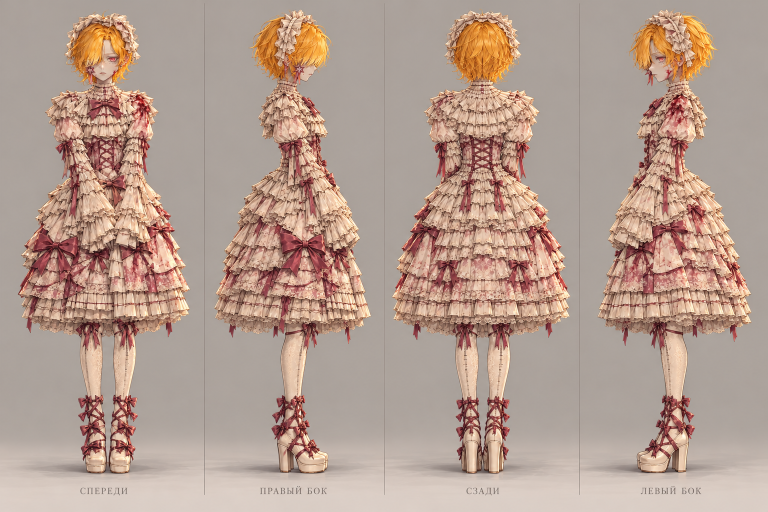
#> input picture models/doll/reconstruction/reference/turnaround.png, 1536 x 1024 px (shown at 1/2 size)
$ python build.py
#> lines starting #> are read from the running program, lines starting #| are printed output that depends on the picture; after the words box and inside, x2 and y2 are one past the last pixel; in counts of white or black regions, pixels touching at a corner belong together
### models/doll/reconstruction/seg.py
import numpy as np, cv2
from scipy import ndimage as ndi
import os
U=os.path.join(os.path.dirname(os.path.abspath(__file__)),'reference')+'/'
def fit_bg(img, mask_bg):
    h,w,_=img.shape; yy,xx=np.mgrid[0:h,0:w]; X=xx/w; Y=yy/h
    A=np.stack([np.ones_like(X),X,Y,X*X,Y*Y,X*Y,X**3,Y**3,X*X*Y,X*Y*Y],-1)
    M=A[mask_bg]; out=np.zeros_like(img,dtype=float)
    for c in range(3):
        coef,*_=np.linalg.lstsq(M,img[...,c][mask_bg],rcond=None); out[...,c]=A@coef
    return out
def segment(img, ymax=None, thr_l=13, thr_c=13, it=3):
    img=img.astype(float); h,w,_=img.shape
    bgm=np.zeros((h,w),bool); bgm[:, :12]=True; bgm[:, -12:]=True; bgm[:12,:]=True
    if ymax: bgm[ymax-30:ymax,:]=True
    for _ in range(it):
        bg=fit_bg(img,bgm)
        lab=cv2.cvtColor(np.clip(img,0,255).astype(np.uint8),cv2.COLOR_RGB2LAB).astype(float)
        labb=cv2.cvtColor(np.clip(bg,0,255).astype(np.uint8),cv2.COLOR_RGB2LAB).astype(float)
        dL=lab[...,0]-labb[...,0]; dC=np.hypot(lab[...,1]-labb[...,1],lab[...,2]-labb[...,2])
        fg=(dL>thr_l*2.55)|(dC>thr_c)|(dL<-60)
        if ymax: fg[ymax:]=False
        bgm=~ndi.binary_dilation(fg,iterations=6)
        if ymax: bgm[ymax:]=False
    fg=ndi.binary_opening(fg,iterations=1)
    lab_,n=ndi.label(fg); sizes=ndi.sum(fg,lab_,range(1,n+1))
    keep=np.zeros(n+1,bool); keep[1:]=sizes>max(60,sizes.max()*0.0015)
    fg=keep[lab_]
    fg=ndi.binary_closing(fg,iterations=2)
    fg=ndi.binary_fill_holes(fg)
    return fg,dL,dC

def refine(img, fg, ymax=None, iters=6):
    h,w=fg.shape
    m=np.full((h,w),cv2.GC_PR_BGD,np.uint8)
    near=ndi.binary_dilation(fg,iterations=25)
    m[~near]=cv2.GC_BGD
    m[fg]=cv2.GC_PR_FGD
    m[ndi.binary_erosion(fg,iterations=4)]=cv2.GC_FGD
    if ymax: m[ymax:]=cv2.GC_BGD
    bgd=np.zeros((1,65)); fgd=np.zeros((1,65))
    cv2.grabCut(np.ascontiguousarray(img[...,::-1]),m,None,bgd,fgd,iters,cv2.GC_INIT_WITH_MASK)
    out=(m==cv2.GC_FGD)|(m==cv2.GC_PR_FGD)
    lab_,n=ndi.label(out); sizes=ndi.sum(out,lab_,range(1,n+1))
    keep=np.zeros(n+1,bool); keep[1:]=sizes>max(60,sizes.max()*0.0015)
    out=ndi.binary_fill_holes(ndi.binary_opening(keep[lab_],iterations=1))
    return out

### models/doll/reconstruction/build.py
"""Rebuilds doll.glb from the reference sheets: masks -> top-camera fit -> bake.
Run from this folder: python3 build.py   (needs numpy scipy opencv-python-headless pillow trimesh)"""
import numpy as np, subprocess, sys
from PIL import Image
from seg import U, segment, refine

sheet = np.asarray(Image.open(U + 'turnaround.png').convert('RGB'))
#> sheet is the input picture: shape (1024, 1536, 3); mean R, G, B 180.7, 157.3, 144.7
for k, (a, b) in enumerate([(0, 407), (411, 767), (771, 1157), (1161, 1535)]):
    p = sheet[:, a:b + 1]
    fg, _, _ = segment(p, ymax=975, thr_l=9, thr_c=11)
    np.save(f'mask_sheet_{k}.npy', refine(p, fg, 975))
#> this loop made 4 passes
#> pass 1, `fg, _, _ = segment(p, ymax=975, thr_l=9, thr_c=11)`:
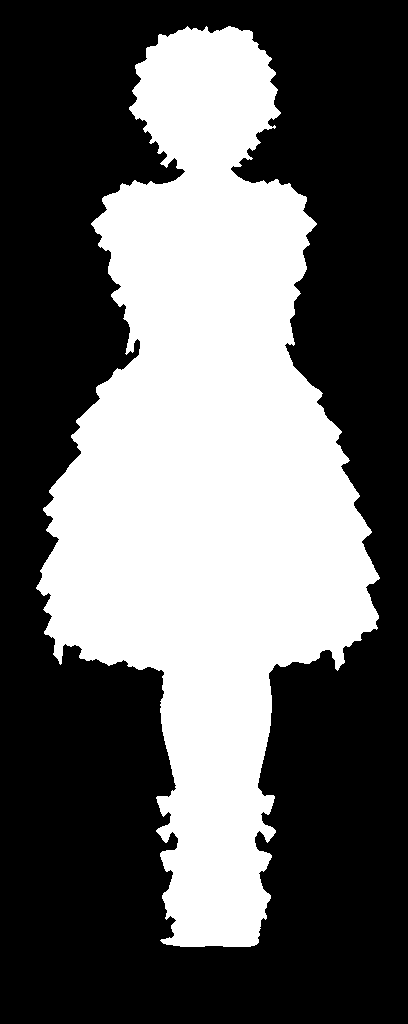
#> fg: shape (1024, 408) bool; 39.4% white; 1 white region, box (x1, y1, x2, y2) and area: (36, 26, 380, 947) 164805
top = np.asarray(Image.open(U + 'top.png').convert('RGB'))
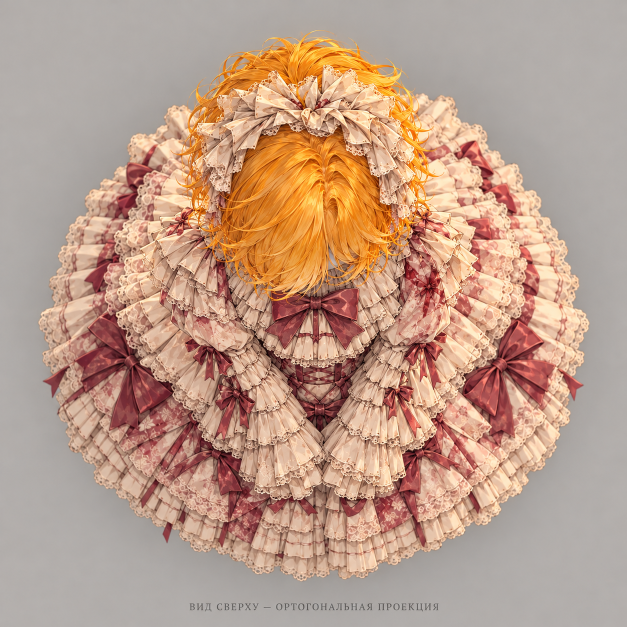
#> input picture models/doll/reconstruction/reference/top.png, 1254 x 1254 px (shown at 1/2 size)
#> top is the input picture: shape (1254, 1254, 3); mean R, G, B 188.6, 156.5, 137.6
fg, _, _ = segment(top, ymax=1195, thr_l=9, thr_c=11)
#> in segment (call 5), `bgm = np.zeros((h, w), bool)`: bgm: shape (1254, 1254) bool; every value is 0
#> in segment (call 5), `if ymax: bgm[ymax-30:ymax,:]=True`: bgm: shape (1254, 1254) bool; 5.2% white; 1 white region, box (x1, y1, x2, y2) and area: (0, 0, 1254, 1254) 81756
#> the loop in segment (call 5), `for _ in range(it):` made 3 passes
#> pass 1, in fit_bg (call 13), `yy, xx = np.mgrid[0:h, 0:w]`:
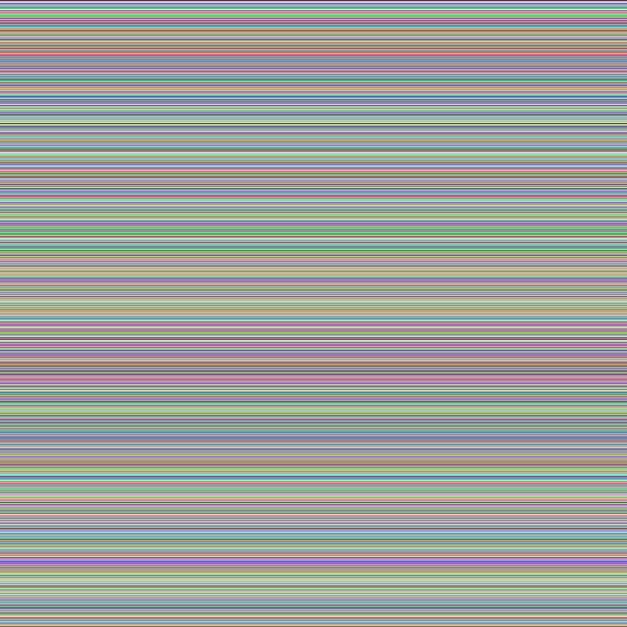
#> yy: shape (1254, 1254) int64 (shown at 1/2 size); 1254 distinct labels, from 0 to 1253; one colour per label, 0 black
#> after the loop in segment (call 5), `for _ in range(it):`:
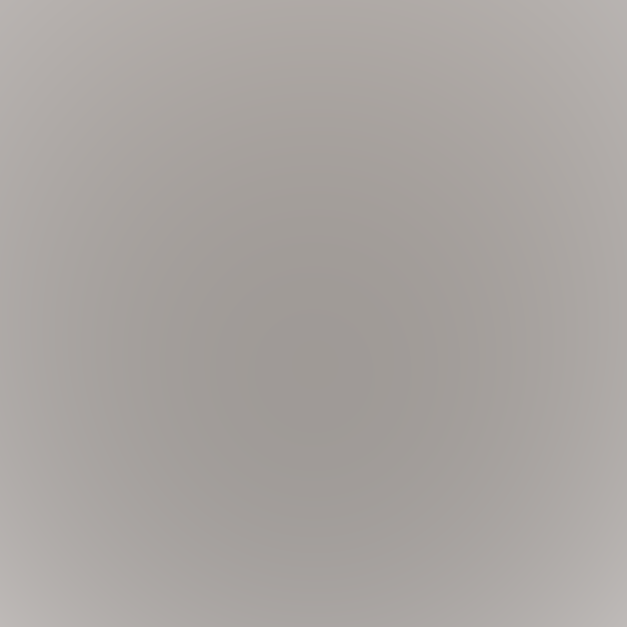
#> bg: shape (1254, 1254, 3) float64 (shown at 1/2 size); mean R, G, B 169.2, 164.4, 161.1
#> after the loop in segment (call 5), `for _ in range(it):`:
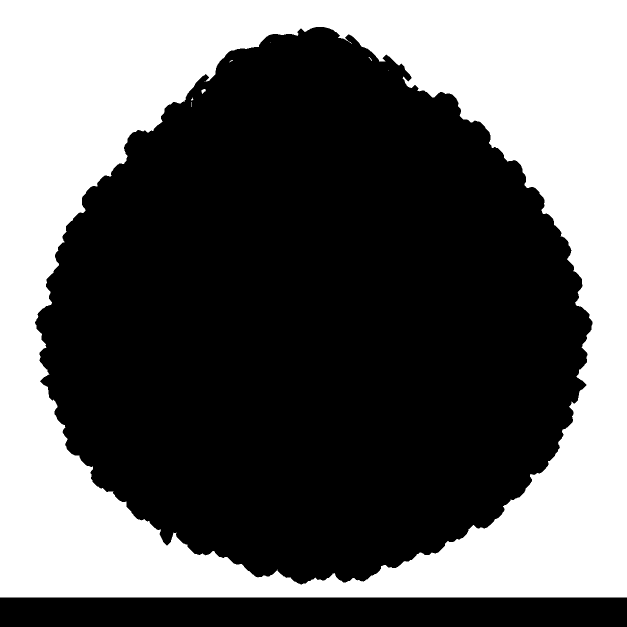
#> bgm: shape (1254, 1254) bool (shown at 1/2 size); 38.8% white; 9 white regions (7 under 20 px), largest, box (x1, y1, x2, y2) and area: (0, 0, 1254, 1195) 609810, (403, 178, 412, 188) 52
#> after the loop in segment (call 5), `for _ in range(it):`: fg: shape (1254, 1254) bool; 54.8% white; 114 black regions (87 under 20 px), largest, box (x1, y1, x2, y2) and area: (0, 0, 1254, 1254) 708704, (397, 169, 419, 194) 338, (452, 113, 478, 137) 281
#> in segment (call 5), `fg=ndi.binary_opening(fg,iterations=1)`: fg: shape (1254, 1254) bool; 54.7% white; 106 black regions (85 under 20 px), largest, box (x1, y1, x2, y2) and area: (0, 0, 1254, 1254) 709771, (756, 134, 787, 150) 298, (452, 113, 478, 137) 281
#> in segment (call 5), `lab_, n = ndi.label(fg)`:
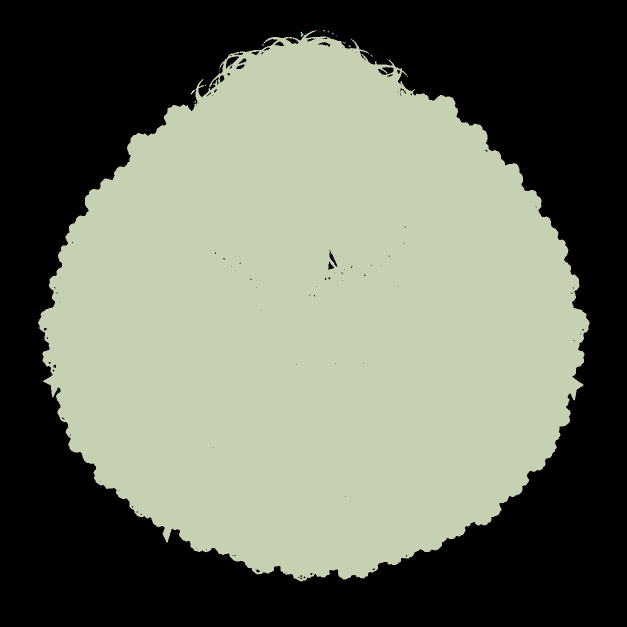
#> lab_: shape (1254, 1254) int32 (shown at 1/2 size); 21 distinct labels, from 0 to 20; one colour per label, 0 black
#> in segment (call 5), `lab_, n = ndi.label(fg)`: n = 20
#> in segment (call 5), `sizes = ndi.sum(fg, lab_, range(1, n + 1))`: sizes = 20 values, max 860511 at index 2, min 5 at index 3, mean 43035.1
#> in segment (call 5), `fg=keep[lab_]`: fg: shape (1254, 1254) bool; 54.7% white; 106 black regions (85 under 20 px), largest, box (x1, y1, x2, y2) and area: (0, 0, 1254, 1254) 709962, (756, 134, 787, 150) 298, (452, 113, 478, 137) 281
#> in segment (call 5), `fg=ndi.binary_closing(fg,iterations=2)`: fg: shape (1254, 1254) bool; 54.8% white; 20 black regions (5 under 20 px), largest, box (x1, y1, x2, y2) and area: (0, 0, 1254, 1254) 709550, (452, 113, 477, 135) 269, (766, 134, 787, 148) 185
#> in segment (call 5), `fg=ndi.binary_fill_holes(fg)`: fg: shape (1254, 1254) bool; 54.9% white; 1 black region, box (x1, y1, x2, y2) and area: (0, 0, 1254, 1254) 709382
np.save('mask_top.npy', refine(top, fg, 1195))
#> in refine (call 5), `m=np.full((h,w),cv2.GC_PR_BGD,np.uint8)`: m: shape (1254, 1254); every value is 2
#> in refine (call 5), `near=ndi.binary_dilation(fg,iterations=25)`: near: shape (1254, 1254) bool; 60.4% white; 1 black region, box (x1, y1, x2, y2) and area: (0, 0, 1254, 1254) 622872
#> in refine (call 5), `out=(m==cv2.GC_FGD)|(m==cv2.GC_PR_FGD)`:
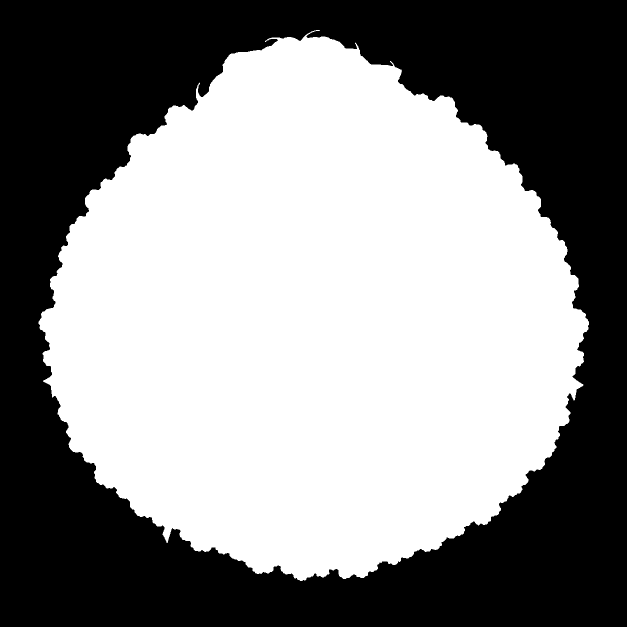
#> out: shape (1254, 1254) bool (shown at 1/2 size); 54.7% white; 1 black region, box (x1, y1, x2, y2) and area: (0, 0, 1254, 1254) 712467
#> in refine (call 5), `lab_, n = ndi.label(out)`: n = 1
#> in refine (call 5), `sizes = ndi.sum(out, lab_, range(1, n + 1))`: sizes = [860049]
#> in refine (call 5), `keep = np.zeros(n + 1, bool)`: keep = [False, False]
#> in refine (call 5), `out=ndi.binary_fill_holes(ndi.binary_opening(keep[lab_],iterations=1))`: out: shape (1254, 1254) bool; 54.7% white; 1 black region, box (x1, y1, x2, y2) and area: (0, 0, 1254, 1254) 712524
# the camera fit needs a first mesh; bake once without the top view, fit, then bake again
if not __import__('os').path.exists('topcam.npy'):
    np.save('topcam.npy', np.array([3.03, 0.177, 634.7, 652.5]))
subprocess.run([sys.executable, 'bake.py'], check=True)
#> (this line was passed over: subprocess is not available in this run)
subprocess.run([sys.executable, 'topcal.py'], check=True)
#> (this line was passed over: subprocess is not available in this run)
subprocess.run([sys.executable, 'bake.py'], check=True)
#> (this line was passed over: subprocess is not available in this run)
